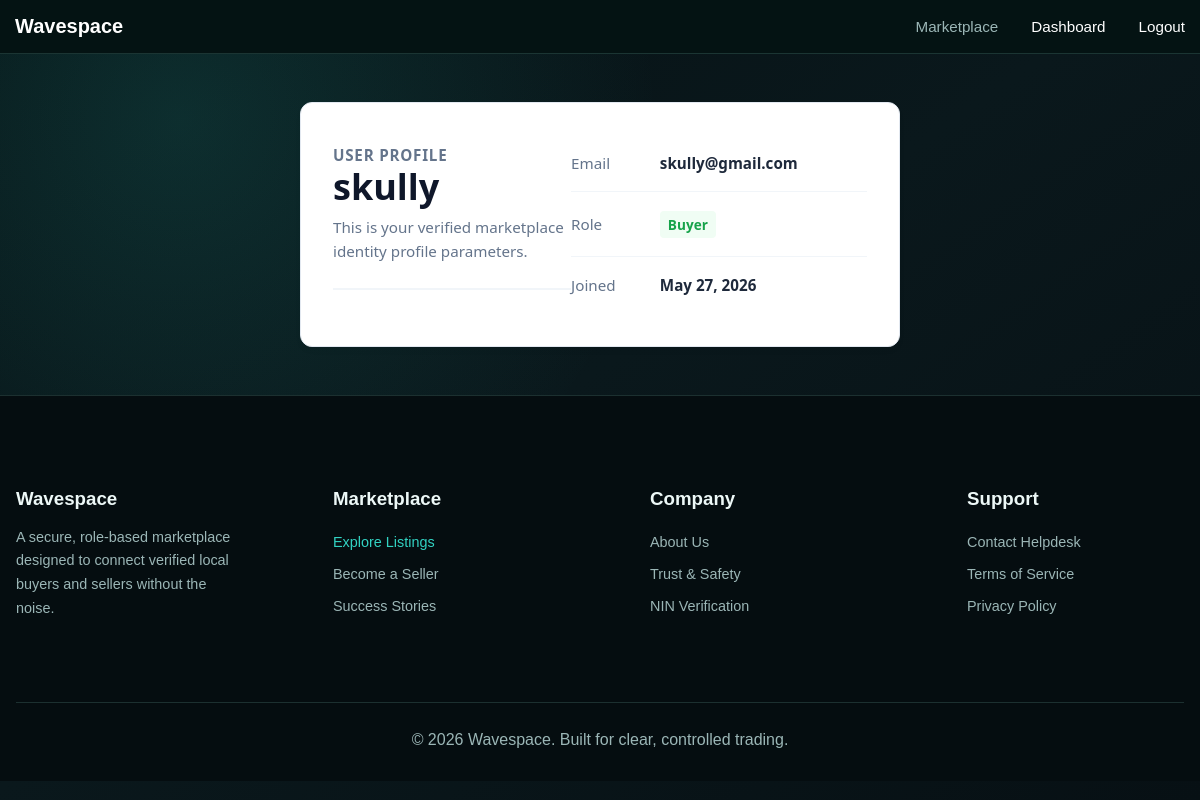
The page /accounts/profile/ (signed in) on the database its author committed.
### accounts/models.py (models this page shows, shortened)
class User(AbstractUser):
    class Role(models.TextChoices):
        BUYER = 'BUYER', 'Buyer'
        SELLER = 'SELLER', 'Seller'
    role = models.CharField(
        max_length=10,
        choices=Role.choices,
        default=Role.BUYER,
    )

### accounts/views.py (the view)
# urls.py: path('profile/', views.profile, name='profile'),
@login_required
def profile(request):
    return render(request, 'accounts/profile.html')

### templates/accounts/profile.html (shortened to what this page needs)
{% extends 'base.html' %}
{% block content %}
<section class="dashboard-section">
    <div class="dashboard-heading">
        <p class="eyebrow">User Profile</p>
        <h1>{{ request.user.username }}</h1>
        <p>This is your verified marketplace identity profile parameters.</p>
    </div>
    <table class="profile-table">
        <tr class="profile-row">
            <th class="profile-label">Email</th>
            <td class="profile-value">{{ request.user.email|default:"No email added" }}</td>
        </tr>
        <tr class="profile-row">
            <th class="profile-label">Role</th>
            <td class="profile-value">
                <span class="role-badge">
                    {{ request.user.get_role_display }}
                </span>
            </td>
        </tr>
        <tr class="profile-row">
            <th class="profile-label">Joined</th>
            <td class="profile-value">{{ request.user.date_joined|date:"M d, Y" }}</td>
        </tr>
    </table>
</section>
{% endblock %}

### static/marketplace/site.css (style rules this page uses)
* { box-sizing: border-box; }
html { min-height: 100%; background: #061114; }
body { min-height: 100vh; margin: 0; color: #edf8f7; font-family: Arial, Helvetica, sans-serif; background: radial-gradient(circle at 15% 15%, rgba(50, 211, 195, 0.14), transparent 30rem), linear-gradient(145deg, #061114 0%, #0a181c 48%, #071014 100%); }
.eyebrow { margin: 0 0 14px; color: #32d3c3; font-size: 0.78rem; font-weight: 800; letter-spacing: 0; text-transform: uppercase; }
h1,h2,h3,p { margin-top: 0; }
h1 { max-width: 720px; margin-bottom: 22px; font-size: 5rem; line-height: 0.94; }
.form-section, .dashboard-section { width: min(920px, calc(100% - 32px)); margin: 0 auto; padding: 64px 0 80px; display: flex; justify-content: space-between; }
.form-card h1, .dashboard-heading h1 { font-size: 2.4rem; line-height: 1.1; }
.form-intro, .dashboard-heading p { color: #9bb6b6; line-height: 1.6; }
.dashboard-heading { margin-bottom: 28px; }

### templates/accounts/profile.html (style rules this page uses)
.dashboard-section { max-width: 600px; margin: 3rem auto; padding: 2rem; background: #ffffff; border: 1px solid #e2e8f0; border-radius: 12px; box-shadow: 0 4px 6px -1px rgba(0, 0, 0, 0.05); font-family: system-ui, -apple-system, BlinkMacSystemFont, 'Segoe UI', Roboto, sans-serif; }
.dashboard-heading { border-bottom: 2px solid #f1f5f9; padding-bottom: 1.5rem; margin-bottom: 1.5rem; }
.eyebrow { text-transform: uppercase; font-size: 0.8rem; color: #2563eb; font-weight: 600; letter-spacing: 0.05em; margin: 0 0 0.5rem 0; }
.dashboard-heading h1 { margin: 0; font-size: 2.25rem; color: #0f172a; }
.dashboard-heading p { margin: 0.5rem 0 0 0; color: #64748b; font-size: 0.95rem; }
.profile-table { width: 100%; border-collapse: collapse; text-align: left; }
.profile-row { border-bottom: 1px solid #f1f5f9; }
.profile-row:last-child { border-bottom: none; }
.profile-label { padding: 1rem 0; color: #64748b; font-weight: 500; font-size: 0.95rem; width: 30%; }
.profile-value { padding: 1rem 0; color: #1e293b; font-weight: 600; font-size: 0.95rem; }
.role-badge { display: inline-block; padding: 0.25rem 0.5rem; border-radius: 4px; font-size: 0.85rem; background: #f0fdf4; color: #16a34a; }

### rows shown on the page
User: user.username "skully", user.email "skully@gmail.com", user.role "Buyer", user.date_joined "May 27, 2026"
